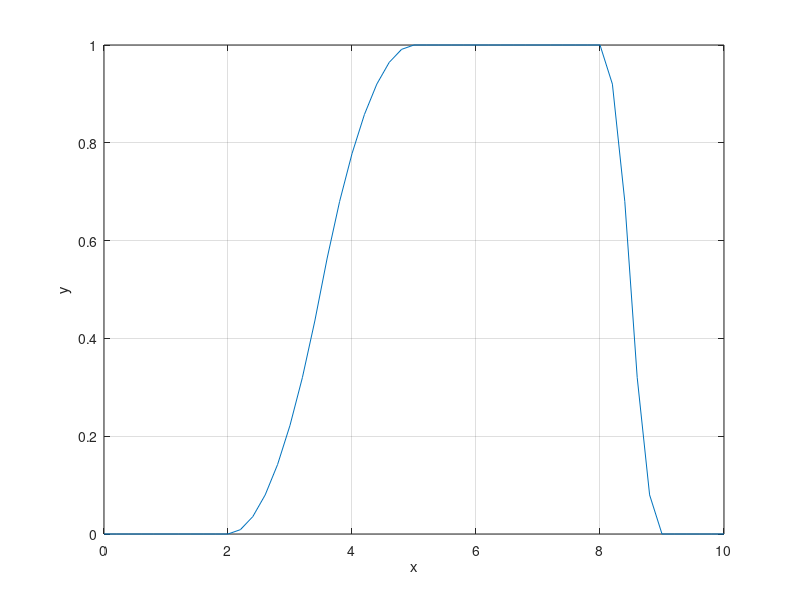

Write MATLAB code to recreate this figure.
%{
% Скрипт демонструє побудову пі-подібної функції належності pimf, яка поєднує S- та Z-подібні сегменти.
% Мета – показати, як параметри початку та завершення кожного сегмента впливають на ширину ядра та плавність переходів.
% Кроки: створення універсуму дискурсу, обчислення pimf з вказаними параметрами та візуалізація результату з підписами осей.
%}
x = (0:0.2:10); % Формує вектор значень універсуму дискурсу від 0 до 10 з кроком 0.2
y = pimf(x, [2 5 8 9]); % Обчислює пі-подібну функцію належності з параметрами [a b c d]
plot(x,y); % Будує графік отриманої функції належності
grid; % Вмикає сітку для полегшення аналізу форми кривої
ylabel('y'); % Підписує вісь ординат як ступінь належності
xlabel('x') % Пояснює вісь абсцис як універсум дискурсу